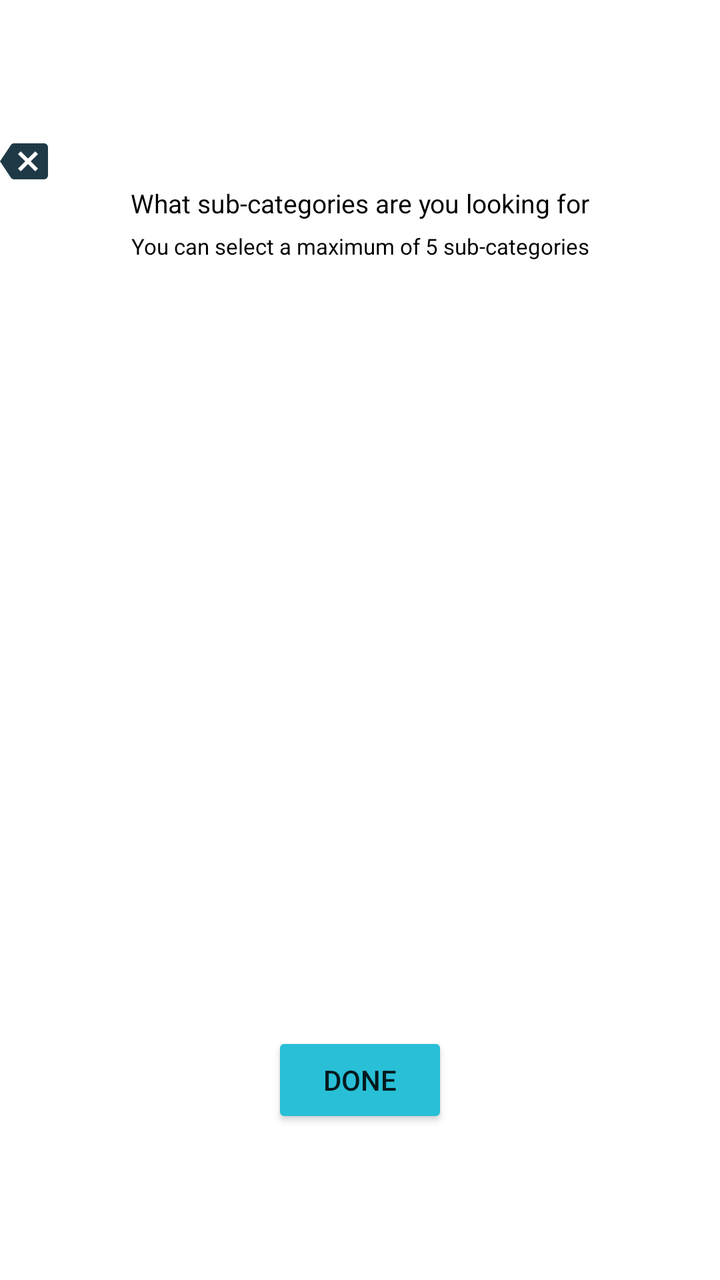
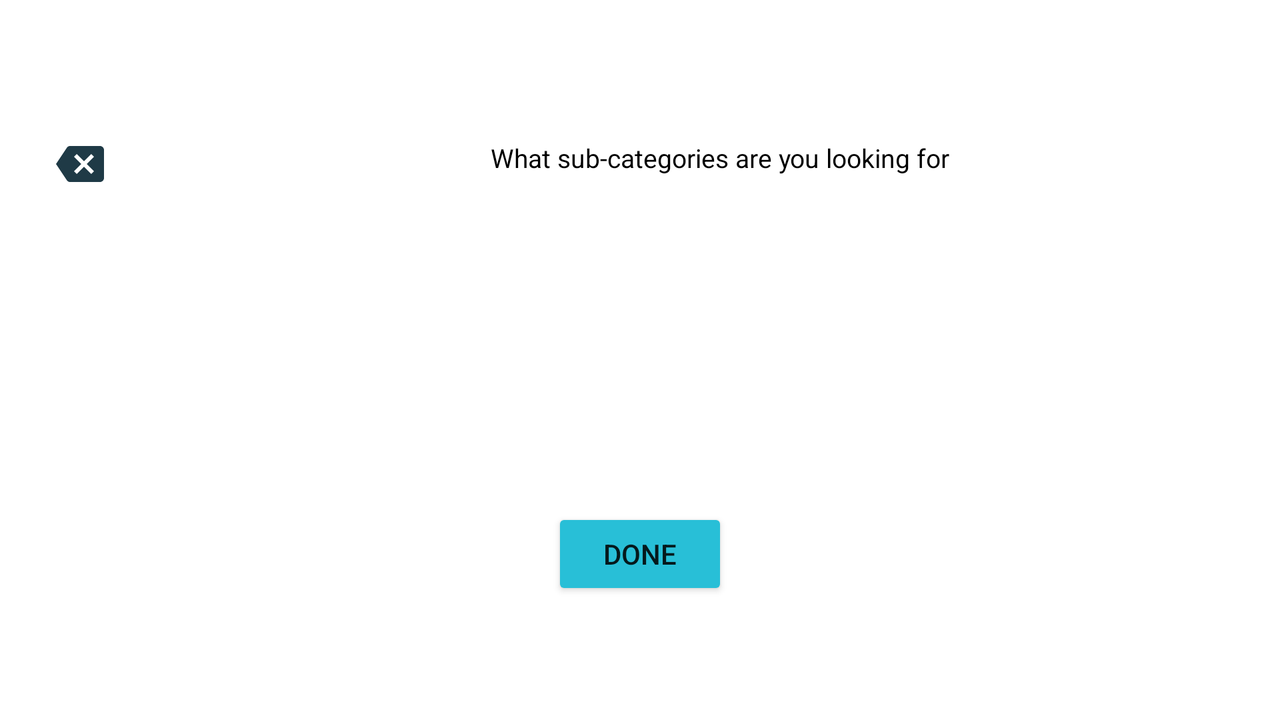

Two renders of one Android screen. The first uses the default layout on a phone; the second uses the alternative layout the repository ships for a different screen configuration, on a matching device. The two XML files are below.
<!-- AndroidManifest.xml: application theme Theme.BusinessPlannerio -->
<!-- res/layout/fragment_economy_.xml -->
<?xml version="1.0" encoding="utf-8"?>
<LinearLayout xmlns:android="http://schemas.android.com/apk/res/android"
    xmlns:tools="http://schemas.android.com/tools"
    android:layout_width="match_parent"
    android:layout_height="match_parent"
    xmlns:app="http://schemas.android.com/apk/res-auto"
    android:orientation="vertical"
    tools:context=".UI.economy_Fragment">



    <LinearLayout
        android:layout_width="match_parent"
        android:layout_height="0dp"
        android:layout_weight="1"
        android:orientation="vertical"
        android:layout_marginTop="70dp"
        >
        <ImageButton
            android:layout_width="wrap_content"
            android:layout_height="0dp"
            android:layout_weight="1"
            android:src="@drawable/ic_baseline_backspace_24"
            android:background="@color/white"
            android:id="@+id/backBusiness"/>
        <TextView
            android:layout_width="match_parent"
            android:layout_height="0dp"
            android:layout_weight="1"
            android:textSize="13sp"
            android:gravity="center"
            android:textColor="@color/black"
            android:text="What sub-categories are you looking for"/>

        <TextView
            android:layout_width="match_parent"
            android:layout_height="0dp"
            android:layout_weight="1"
            android:textSize="11sp"
            android:gravity="center"
            android:textColor="@color/black"
            android:text="You can select a maximum of 5 sub-categories"/>

    </LinearLayout>
    <LinearLayout
        android:layout_width="match_parent"
        android:layout_height="0dp"
        android:layout_weight="6"
        android:orientation="vertical">

        <androidx.recyclerview.widget.RecyclerView
            android:id="@+id/economyRecyclerView"
            android:layout_width="match_parent"
            android:layout_height="match_parent"
            android:padding="10dp" />


    </LinearLayout>
    <LinearLayout
        android:layout_width="match_parent"
        android:layout_height="0dp"
        android:layout_weight="1"
        android:orientation="vertical"
        android:layout_marginBottom="60dp">
        <Button
            android:layout_width="wrap_content"
            android:layout_height="wrap_content"
            android:layout_gravity="center"
            app:backgroundTint="@color/light_blue"
            android:text="Done" />
    </LinearLayout>



</LinearLayout>
<!-- resources referenced by this layout -->
<resources>
  <color name="black">#FF000000</color>
  <color name="light_blue">#28BFD7</color>
  <color name="white">#FFFFFFFF</color>
  <!-- drawable ic_baseline_backspace_24 (drawable) -->
  <vector android:autoMirrored="true" android:height="24dp"
      android:tint="#1F3A46" android:viewportHeight="24"
      android:viewportWidth="24" android:width="24dp" xmlns:android="http://schemas.android.com/apk/res/android">
      <path android:fillColor="@android:color/white" android:pathData="M22,3L7,3c-0.69,0 -1.23,0.35 -1.59,0.88L0,12l5.41,8.11c0.36,0.53 0.9,0.89 1.59,0.89h15c1.1,0 2,-0.9 2,-2L24,5c0,-1.1 -0.9,-2 -2,-2zM19,15.59L17.59,17 14,13.41 10.41,17 9,15.59 12.59,12 9,8.41 10.41,7 14,10.59 17.59,7 19,8.41 15.41,12 19,15.59z"/>
  </vector>
  <style name="Theme.BusinessPlannerio" parent="Theme.MaterialComponents.DayNight.DarkActionBar">
          
          <item name="colorPrimary">@color/purple_500</item>
          <item name="colorPrimaryVariant">@color/purple_700</item>
          <item name="colorOnPrimary">@color/white</item>
          
          <item name="colorSecondary">@color/teal_200</item>
          <item name="colorSecondaryVariant">@color/teal_700</item>
          <item name="colorOnSecondary">@color/black</item>
          
          <item name="android:statusBarColor" tools:targetApi="l">?attr/colorPrimaryVariant</item>
          
      </style>
  <color name="purple_500">#FF6200EE</color>
  <color name="purple_700">#FF3700B3</color>
  <color name="teal_200">#FF03DAC5</color>
  <color name="teal_700">#FF018786</color>
</resources>
<!-- res/layout-land/fragment_economy_.xml (the author's variant of the layout above) -->
<!-- drawn on the phone turned sideways -->
<?xml version="1.0" encoding="utf-8"?>
<LinearLayout xmlns:android="http://schemas.android.com/apk/res/android"
    xmlns:tools="http://schemas.android.com/tools"
    android:layout_width="match_parent"
    android:layout_height="match_parent"
    xmlns:app="http://schemas.android.com/apk/res-auto"
    android:orientation="vertical"
    android:id="@+id/economyFragmentLayout"
    tools:context=".UI.economy_Fragment">



    <LinearLayout
        android:layout_width="match_parent"
        android:layout_height="0dp"
        android:layout_weight="1"
        android:orientation="horizontal"
        android:layout_marginTop="70dp"
        >
        <ImageButton
            android:layout_width="0dp"
            android:layout_height="wrap_content"
            android:layout_weight="1"
            android:src="@drawable/ic_baseline_backspace_24"
            android:background="@color/white"
            android:id="@+id/economyBack"/>
        <TextView
            android:layout_width="0dp"
            android:layout_height="wrap_content"
            android:layout_weight="7"
            android:textSize="13sp"
            android:gravity="center"
            android:textColor="@color/black"
            android:text="What sub-categories are you looking for"/>



    </LinearLayout>
    <LinearLayout
        android:layout_width="match_parent"
        android:layout_height="0dp"
        android:layout_weight="5"
        android:orientation="vertical">

        <androidx.recyclerview.widget.RecyclerView
            android:id="@+id/economyRecyclerView"
            android:layout_width="match_parent"
            android:layout_height="match_parent"
            android:padding="10dp" />


    </LinearLayout>
    <LinearLayout
        android:layout_width="match_parent"
        android:layout_height="0dp"
        android:layout_weight="1.5"
        android:orientation="vertical"
        android:layout_marginBottom="60dp">
        <Button
            android:layout_width="wrap_content"
            android:layout_height="wrap_content"
            android:layout_gravity="center"
            android:id="@+id/economyDone"
            app:backgroundTint="@color/light_blue"
            android:text="Done" />
    </LinearLayout>



</LinearLayout>
